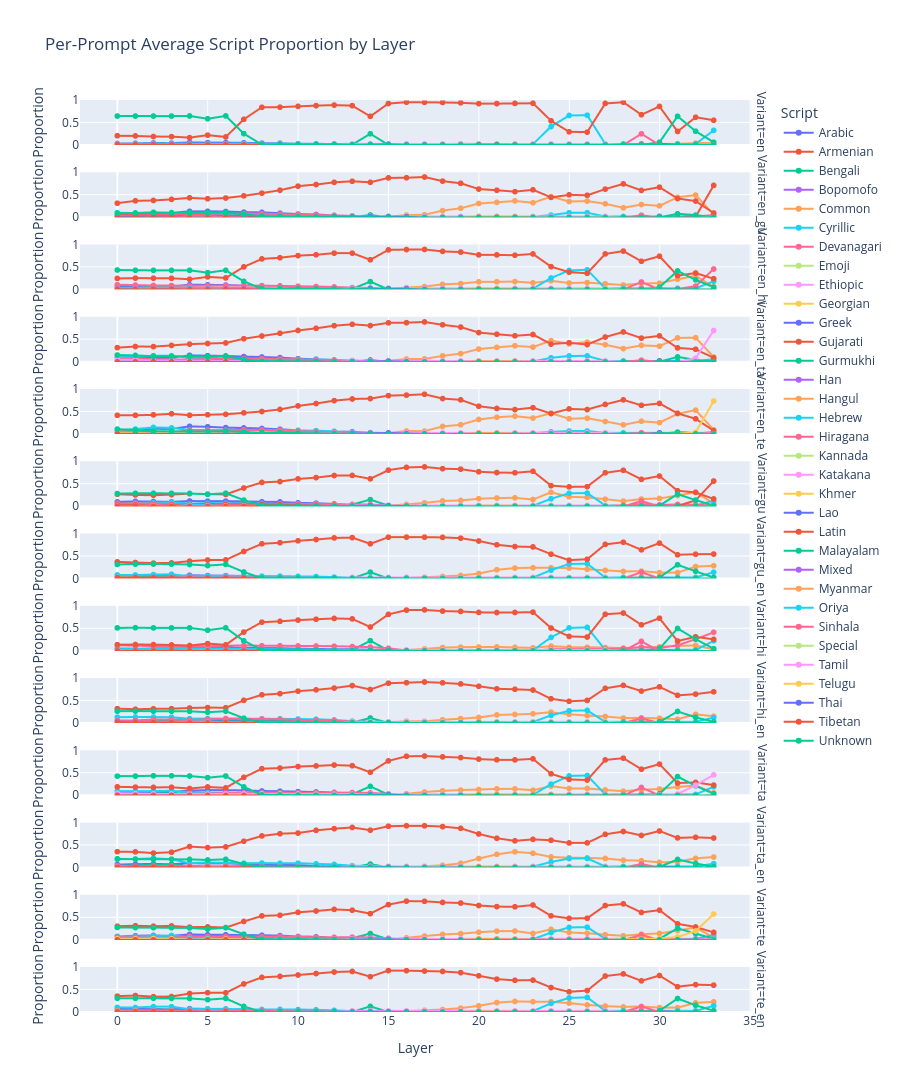

This figure's notebook cell:
### Code cell
lang_prop(["layer", "variant", "script"], facet_row="variant", height=3000)
